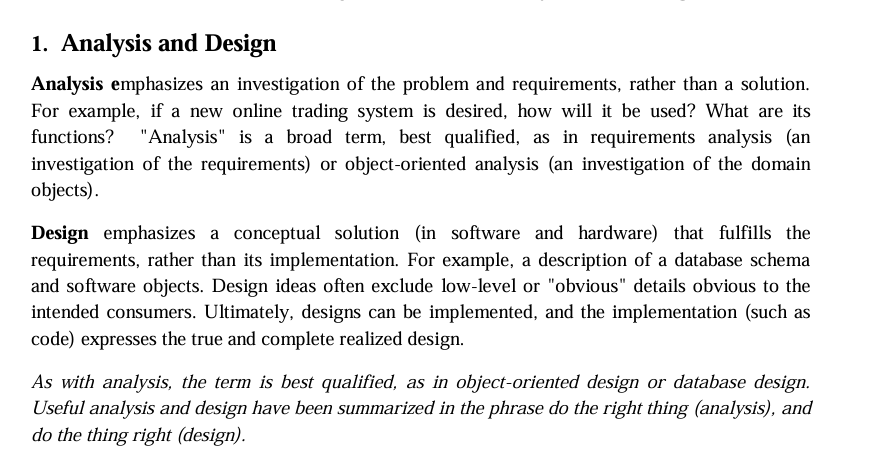
#> input picture page.png, 875 x 458 px
$ python -i image_reader.py   (imports and definitions only)
#> lines starting #> are read from the running program, lines starting #| are printed output that depends on the picture
from PIL import Image, ImageEnhance, ImageFilter
import pytesseract

# ✅ Set the path to the installed Tesseract executable
pytesseract.pytesseract.tesseract_cmd = r'C:\Program Files\Tesseract-OCR\tesseract.exe'

def extract_text_from_image(image_path):
#> called with image_path = '../page.png'
    try:
        image = Image.open(image_path)
#> image is the input picture: PIL image 875x458 RGBA; mean R, G, B, A 236.3, 236.3, 236.3, 255
        image = image.convert('L')  # Convert to grayscale
#> image: PIL image 875x458 L
        image = image.filter(ImageFilter.SHARPEN)  # Sharpen text
        image = ImageEnhance.Contrast(image).enhance(2)  # Increase contrast
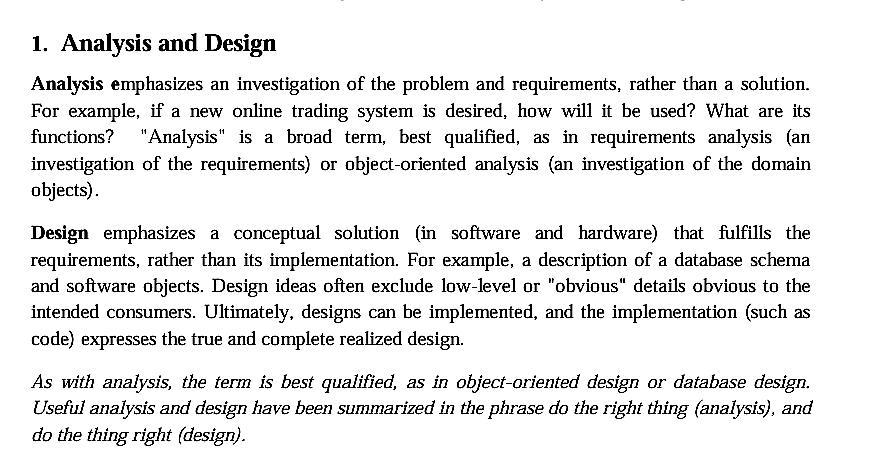
#> image: PIL image 875x458 L; min 0, max 255, mean 232.6

        text = pytesseract.image_to_string(image, lang='eng')  # Use English OCR
        return text.strip()
    except Exception as e:
        return f"Error processing image: {e}"

>>> result = extract_text_from_image('../page.png')
